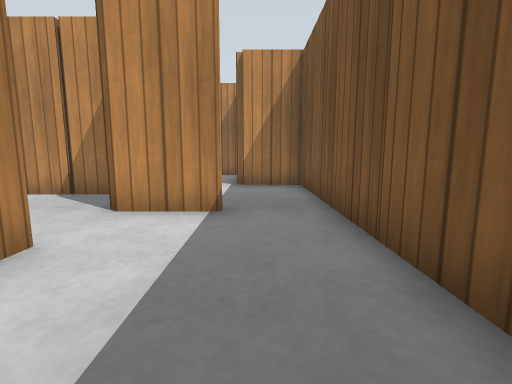
View 1 (above)

24 first-person views from a walk through a robot-simulator world made for Gazebo. The camera is 0.5 m above the floor, tilts 8° down and sees 85° across. The floor is counted in squares, 0.5 m on a side. Each view is taken from the middle of a square. On the plan, view 1 faces up. The plan holds only what a view shows up to about 11 squares ahead; the rest is blank. Simple patterns stand in for the simulator's built-in surfaces.

View 2
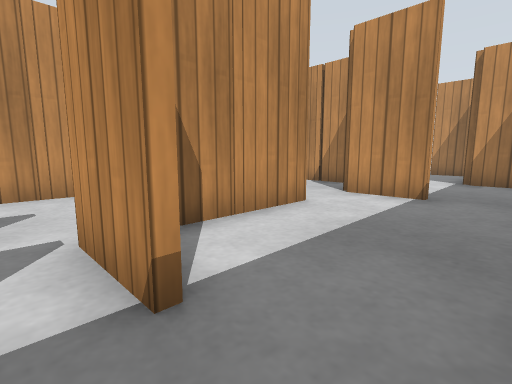

View 3
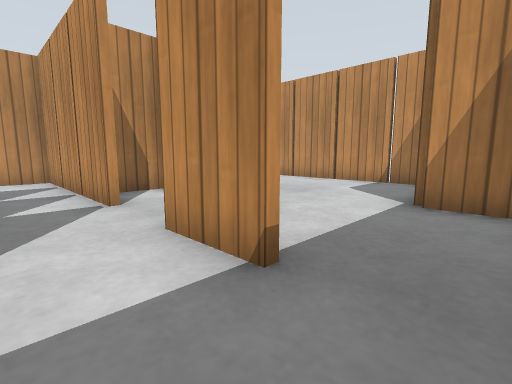

View 4
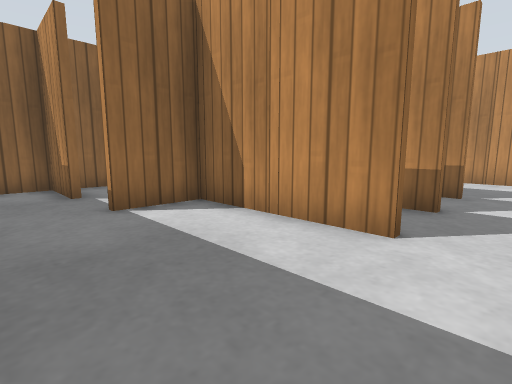

View 5
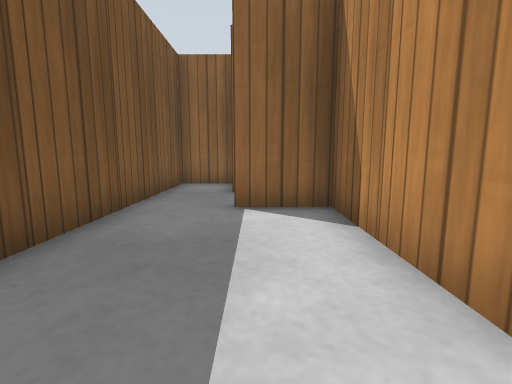

View 6
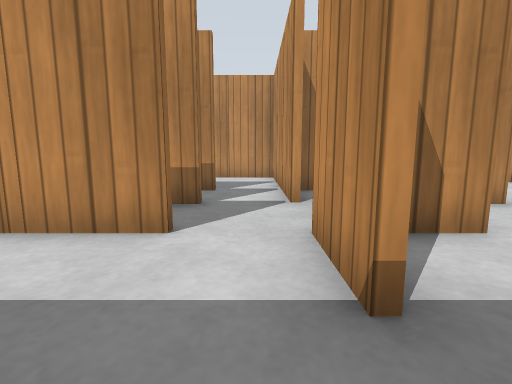

View 7
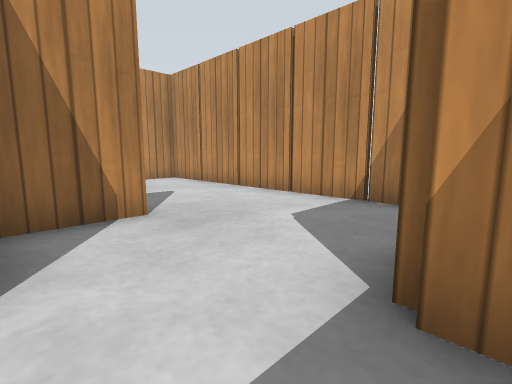

View 8
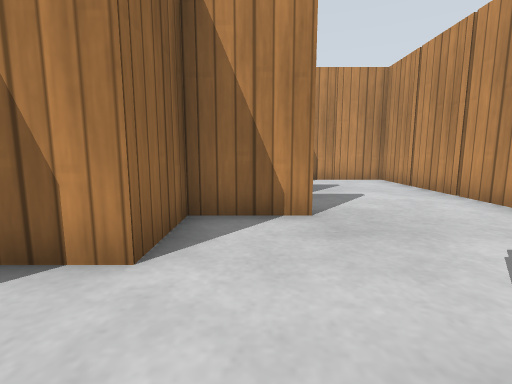

View 9
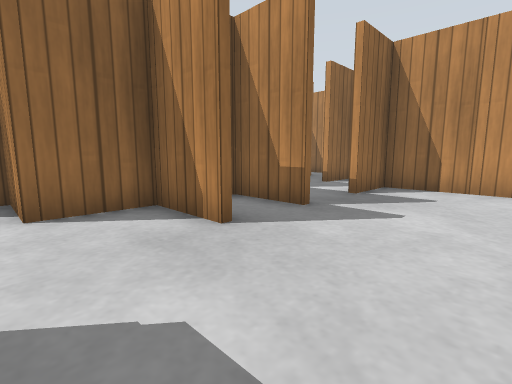

View 10
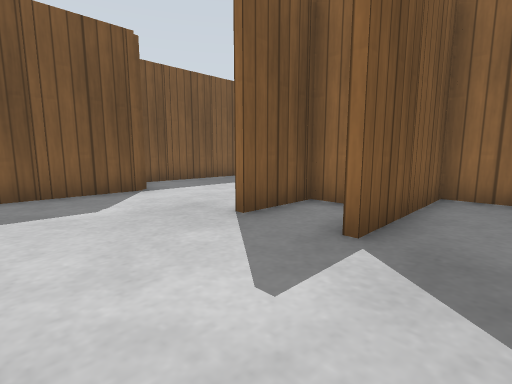

View 11
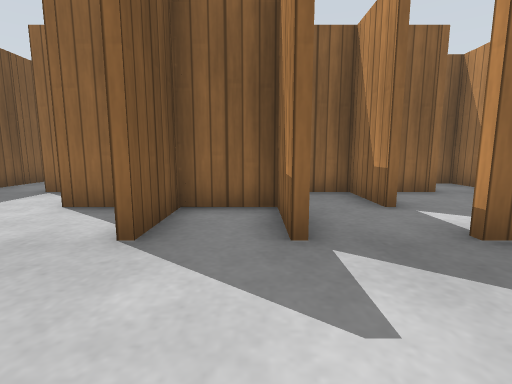

View 12
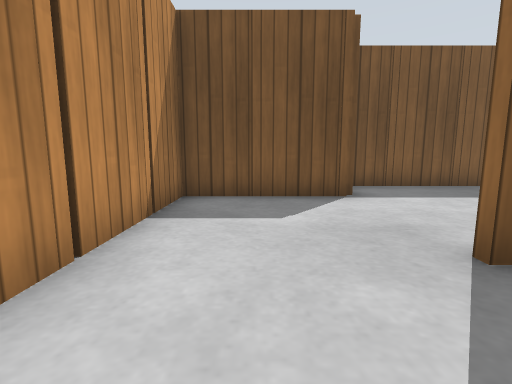

View 13
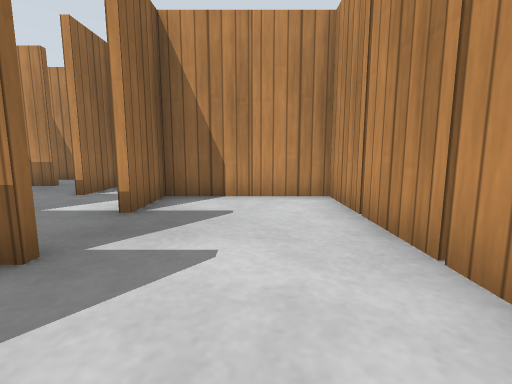

View 14
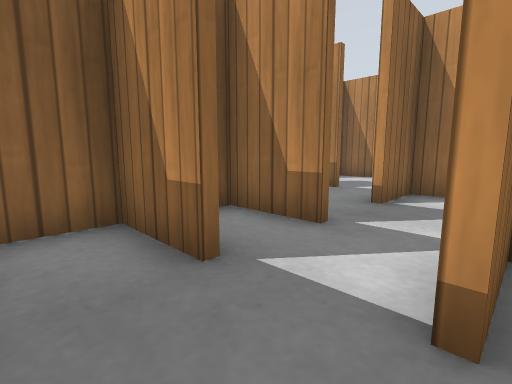

View 15
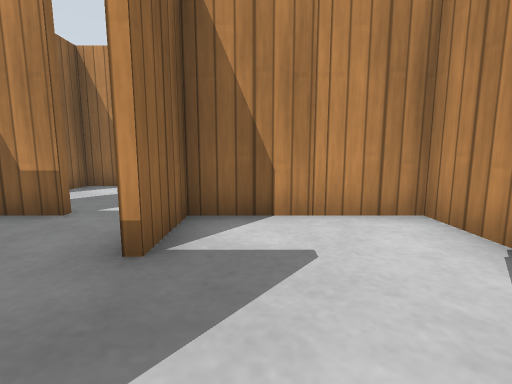

View 16
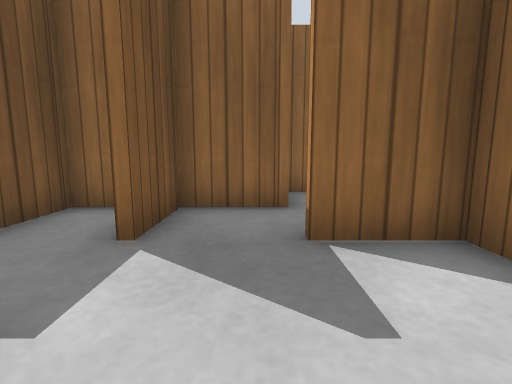

View 17
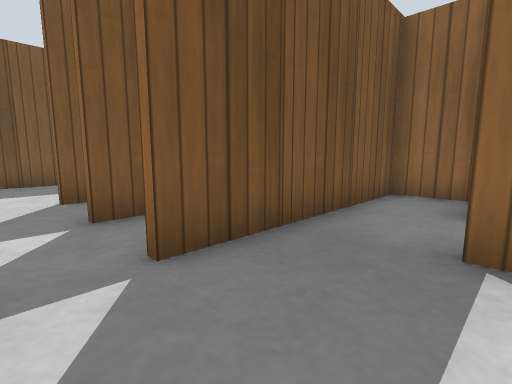

View 18
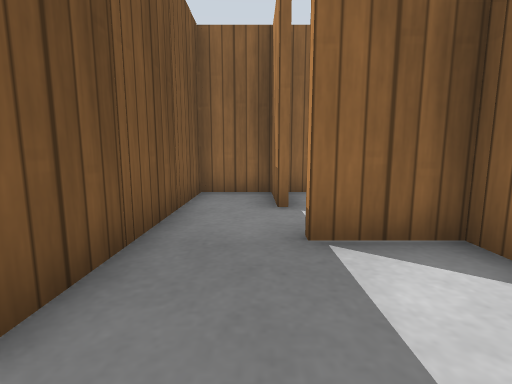

View 19
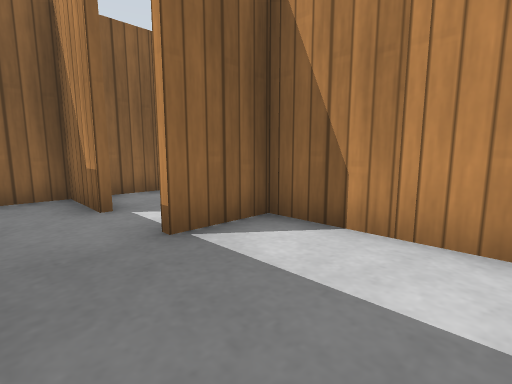

View 20
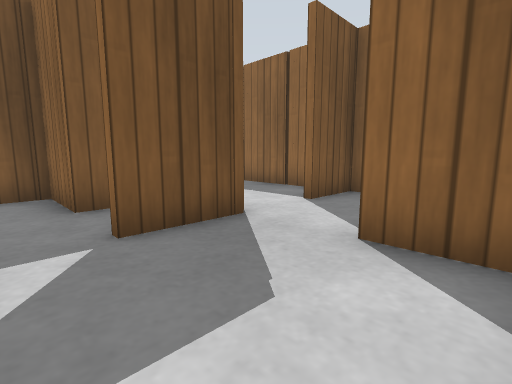

View 21
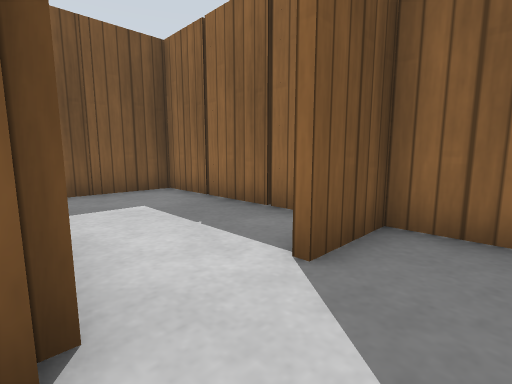

View 22
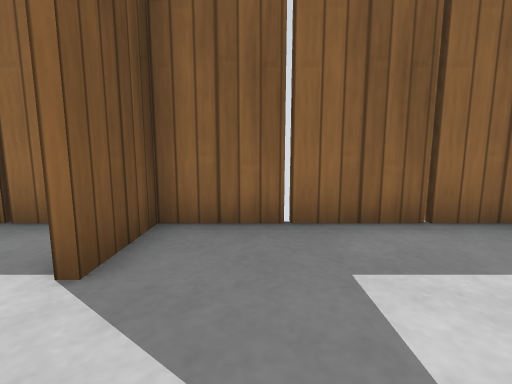

View 23
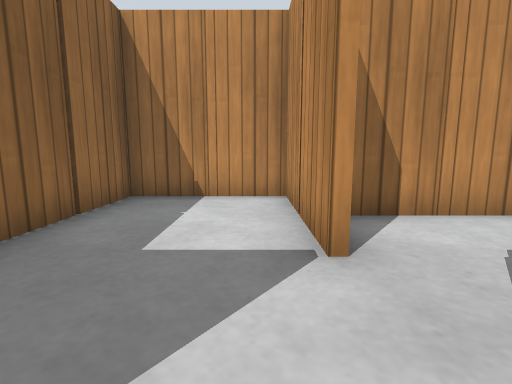

View 24
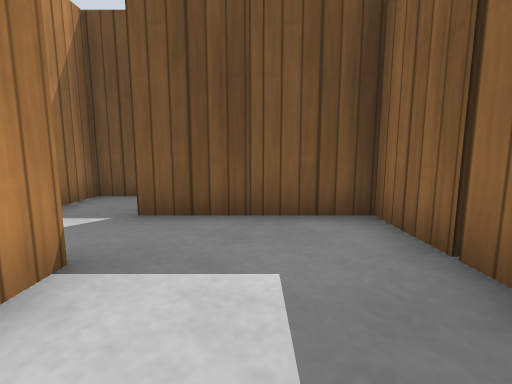

### Floor plan
Points are (right, up) in squares from view 1. A wall is a line through its corners. A room is listed if a view was taken in it or the views show most of it. See-through windows are left out.
Room 1 (views 1, 2, 3, 4, 5, 6, 7, 8, 14, 15)
walls: (-0.5, -1.3) (-2.5, -1.3); (-2.4, 3) (-2.4, -1.1) (-0.5, -1.1); (-0.5, 4.7) (-1.5, 4.7); (-0.4, -3) (-0.4, -4.5); (-2.4, -3) (-2.4, -4.5); (-0.6, -4.5) (-0.6, -3.6); (0.4, -5.1) (1.4, -5.1) (1.4, 8.7) (-0.5, 8.7)
ways out: opening at (-1, 7) to room 2; opening at (-3, -2.5) to room 3; opening at (-2.5, 3.5) to room 5; opening at (-1, -4.5) to room 6
objects: wooden post (-2, -5); wooden post (-2, 1); wooden post (-1, -5); wooden post (0, -5); wooden post (2, -3); wooden post (2, -1); wooden post (2, 1); wooden post (2, 3); wooden post (2, 5); wooden post (2, 7)
Room 2 (views 9, 10, 11, 12, 13)
walls: (-4.4, 9) (-4.4, 7.4); (-6.4, 9) (-6.4, 6.9) (-5.5, 6.9); (-4.6, 7.5) (-4.6, 9); (-3.5, 6.9) (-2.4, 6.9) (-2.4, 4.9) (-0.5, 4.9); (-0.6, 9) (-0.6, 12.7) (-9.4, 12.7); (-8.4, 7) (-8.4, 5.5); (-9.5, 8.9) (-8.5, 8.9); (-6.6, 5.5) (-6.6, 9); (-10.4, 10.6) (-10.4, 9.5); (-12.2, 6.9) (-10.5, 6.9)
ways out: opening at (-1, 7) to room 1; opening at (-8, 6) to room 4; opening at (-4, 8) to room 5; opening at (-10, 7.5) to room 7; opening at (-9.3, 12)
objects: wooden post (-10, 9); wooden post (-9, 13); wooden post (-7, 7); wooden post (-7, 13); wooden post (-5, 13); wooden post (-3, 13); wooden post (-1, 9); wooden post (0, 11)
Room 3 (views 16, 20)
walls: (-8.4, -1) (-8.4, -2.5); (-6.6, -2.5) (-6.6, 1.5); (-6.4, -1.5) (-6.4, -2.5); (-10.5, -3.1) (-9.4, -3.1); (-5.5, -3.1) (-4.5, -3.1); (-10.4, -3.9) (-10.4, -4.6); (-6.4, -5) (-6.4, -6.1); (-5.4, 0.7) (-6.4, 0.7) (-6.4, -0.6); (-10.4, -5.5) (-10.4, -6.5); (-4.6, -5.8) (-4.6, -5.1) (-3.5, -5.1); (-6.6, -7) (-6.6, -5); (-9.6, -7.1) (-8.5, -7.1); (-2.6, -4.5) (-2.6, -3)
ways out: opening at (-3, -2.5) to room 1; opening at (-9, 2) to room 4; opening at (-4, 2) to room 5; opening at (-9, -6) to room 6
objects: wooden post (-11, -5); wooden post (-10, 1); wooden post (-8, -3); wooden post (-7, -3); wooden post (-7, -1); wooden post (-7, 1); wooden post (-6, -3); wooden post (-3, -1)
Room 4 (views 17, 18)
walls: (-9.4, 4.7) (-10.4, 4.7) (-10.4, 1.5); (-9.5, 0.9) (-8.5, 0.9); (-6.6, 1.5) (-6.6, 3)
ways out: opening at (-8, 6) to room 2; opening at (-9, 2) to room 3; opening at (-7, 4) to room 5
objects: wooden post (-10, 3); wooden post (-9, 5); wooden post (-8, 5)
Room 5 (view 19)
walls: (-4.5, 4.7) (-5.5, 4.7); (-4.4, 3) (-4.4, 2.2); (-6.4, 3) (-6.4, 2.5); (-4.6, 2.1) (-4.6, 3); (-6.4, 6.5) (-6.4, 5.4); (-2.6, 2.4) (-2.6, 3); (-1.5, 4.7) (-2.5, 4.7)
ways out: opening at (-2.5, 3.5) to room 1; opening at (-4, 8) to room 2; opening at (-4, 2) to room 3; opening at (-7, 4) to room 4
objects: wooden post (-7, 5); wooden post (-6, 5); wooden post (-5, 7); wooden post (-4, 7); wooden post (-3, 5)
Room 6 (views 21, 22, 23, 24)
walls: (-2.5, -7.3) (-3.2, -7.3); (-4.5, -10.9) (-0.6, -10.9) (-0.6, -7); (-8.5, -7.3) (-9.5, -7.3); (-11.4, -7.3) (-12.4, -7.3) (-12.4, -8.5); (1.4, -6.2) (1.4, -5.3) (0.4, -5.3); (-12.4, -9.4) (-12.4, -10.9) (-6.6, -10.9) (-6.6, -9)
ways out: opening at (-1, -4.5) to room 1; opening at (-9, -6) to room 3
objects: wooden post (-11, -11); wooden post (-11, -7); wooden post (-10, -7); wooden post (-9, -11); wooden post (-7, -7); wooden post (-5, -11); wooden post (-3, -11); wooden post (-3, -5); wooden post (-1, -9)
Room 7 (no view inside)
walls: (-10.6, 4.9) (-9.6, 4.9)
ways out: opening at (-10, 7.5) to room 2; opening at (-11, 6)

Positions as (right, up) in squares from view 1, and headings:
1: (0, 0), facing up
2: (1, -2), facing up-left
3: (1, 3), facing up-left
4: (1, 4), facing down-left
5: (-1, 4), facing down
6: (1, 4), facing left
7: (0, 7), facing up-left
8: (0, 8), facing left
9: (-2, 12), facing down-left
10: (-8, 12), facing down-right
11: (-6, 12), facing down
12: (-7, 11), facing right
13: (-4, 11), facing left
14: (1, -1), facing down-left
15: (-2, -2), facing left
16: (-4, 0), facing down
17: (-9, 4), facing down-right
18: (-8, 4), facing down
19: (-7, 4), facing down-left
20: (-10, -4), facing down-right
21: (-8, -7), facing down-right
22: (-8, -7), facing down
23: (-6, -8), facing left
24: (-5, -9), facing right
